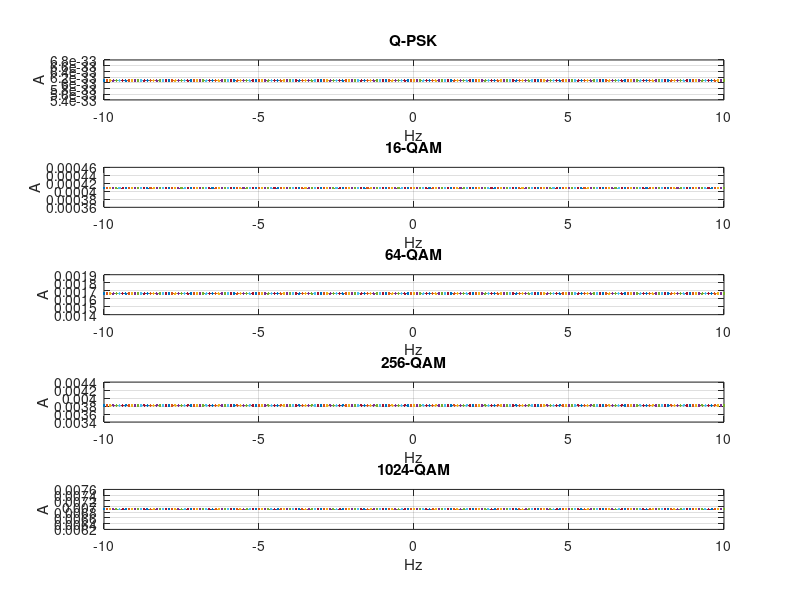

Recreate this plot in MATLAB.
% Quiz No. 8
%% 
clear;

Tb = 1/10; Eb = 2;
M = [4 16 64 256 1024];
c = 10;
f = -c:1/10:c;

for i = 1: length(M)
    Sb(:,i) = 2*Eb*(log2(M(i)))*sinc(Tb*f*log2(M(i))).^2;
end

%%
Sb = 2*Eb*(log2(2))*sinc(Tb*f*log2(2)).^2;
plot(f,Sb)
grid on
xlabel('Hz')
ylabel('A')
title('BPSK')

%%

subplot(5,1,1)
plot(f,Sb(:,1))
grid on
xlabel('Hz')
ylabel('A')
title('Q-PSK')
subplot(5,1,2)
plot(f,Sb(:,2))
grid on
xlabel('Hz')
ylabel('A')
title('16-QAM')
subplot(5,1,3)
plot(f,Sb(:,3))
grid on
xlabel('Hz')
ylabel('A')
title('64-QAM')
subplot(5,1,4)
plot(f,Sb(:,4))
grid on
xlabel('Hz')
ylabel('A')
title('256-QAM')
subplot(5,1,5)
plot(f,Sb(:,5))
grid on
xlabel('Hz')
ylabel('A')
title('1024-QAM')

